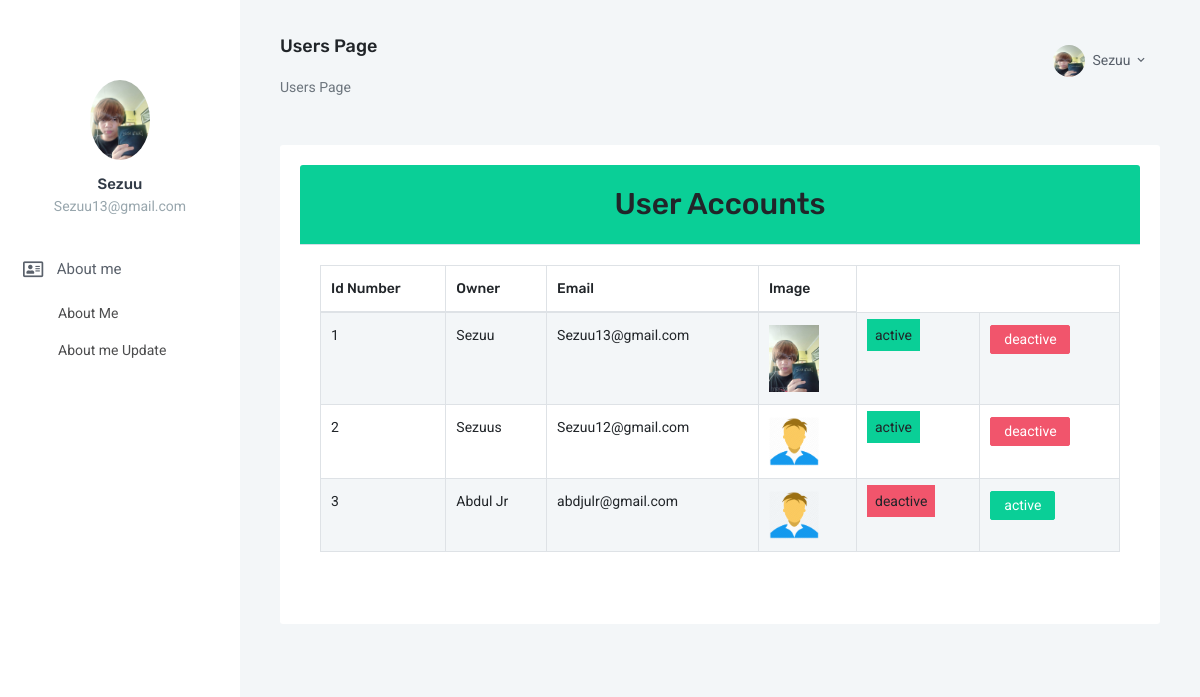
/admin/users.php (signed in), run on the app's committed database.
### tables this page shows
CREATE TABLE `users` (
  `id` int(3) NOT NULL,
  `fname` varchar(100) NOT NULL,
  `email` varchar(100) NOT NULL,
  `password` varchar(255) NOT NULL,
  `status` int(1) NOT NULL DEFAULT 1,
  `photo` varchar(100) NOT NULL DEFAULT 'default.png'
);

### admin/users.php (the view, shortened to what this page needs)
<?php
	require_once "db.php";
	$title = "Users Page";
	require_once "header.php";
	$user_found_query = "SELECT * FROM users";
	$user_found = $dbcon->query($user_found_query);
?>
<div class="card mb-3">
  <div class="card-header bg-success text-center"><h2>User Accounts</h2></div>
  <div class="card-body">
    <table id="example" class="table table-striped table-bordered" style="width:100%">
        <thead>
          <tr>
            <th>Id Number</th>
            <th>Owner</th>
            <th>Email</th>
            <th>Image</th>
          </tr>
        </thead>
        <tbody>
        <?php
        $serial = 1;
        foreach ($user_found as $row) {?>
          <tr>
            <td><?=$serial++?></td>
            <td><?=$row['fname']?></td>
            <td><?=$row['email']?></td>
            <td><img src="image/users/<?=$row['photo']?>" alt="" width='50'></td>
            <td><?=$row['status']==1?"<span class='bg-danger p-2'>deactive</span>":"<span class='bg-success p-2'>active</span>"?></td>
            <td>
                <?php
                if($row['status']==1){ ?>
                    <a class="btn btn-sm btn-success" href="active.php?id=<?php echo base64_encode($row['id']); ?>" >active</a>
                <?php }else{ ?>
               <a class="btn btn-sm btn-danger" href="deactive.php?id=<?php echo base64_encode($row['id']); ?>" >deactive</a>
            <?php   } ?>
            </td>
          </tr>
        <?php } ?>
      </tbody>
    </table>
  </div>

### admin/header.php (shortened to what this page needs)
<?php require_once "db.php"; ?>
<!doctype html>
<html lang="en">
<head>
        <link rel="stylesheet" href="https://cdnjs.cloudflare.com/ajax/libs/twitter-bootstrap/4.1.3/css/bootstrap.css">
        <link rel="stylesheet" href="https://cdn.datatables.net/1.10.20/css/dataTables.bootstrap4.min.css">
        <link href="assets/css/bootstrap.min.css" rel="stylesheet" type="text/css" />
        <link href="assets/css/icons.css" rel="stylesheet" type="text/css" />
        <link rel="stylesheet" href="../front_end_assets/css/fontawesome-all.min.css">
        <link href="assets/css/metismenu.min.css" rel="stylesheet" type="text/css" />
        <link href="assets/css/style.css" rel="stylesheet" type="text/css" />
    </head>
    <body>
        <div id="wrapper">
            <div class="left side-menu">
                <div class="slimscroll-menu" id="remove-scroll">
                    <div class="user-box">
                        <div class="user-img">
                <?php
                    $email_for_photo = $_SESSION['user_email'];
                    $query_for_photo = $dbcon->query( "SELECT photo FROM users WHERE email='$email_for_photo'");
                    $photo_from_db   = $query_for_photo -> fetch_assoc();
                 ?>
                            <img src="image/users/<?=$photo_from_db['photo']?>" alt="user-img" title="Mat Helme" class="rounded-circle img-fluid">
                        </div>
                        <h5><a href="#"><?= $_SESSION['user_name']?></a> </h5>
                        <p class="text-muted"><?=$_SESSION['user_email']?></p>
                    </div>
                    <div id="sidebar-menu">
                        <ul class="metismenu" id="side-menu">
                            <li>
                                <a href="javascript: void(0);"><i class="far fa-address-card"></i>  <span> About me </span></a>
                                <ul class="nav-second-level" aria-expanded="false">
                                    <li><a href="about_me_main.php">About Me</a></li>
                                    <li><a href="about_me.php">About me Update</a></li>
                                </ul>
                            </li>
                    </div>
                </div>
            </div>
            <div class="content-page">
                <div class="topbar">
                    <nav class="navbar-custom">
                        <ul class="list-unstyled topbar-right-menu float-right mb-0">
                            <li class="dropdown notification-list">
                                <a class="nav-link dropdown-toggle nav-user" data-toggle="dropdown" href="#" role="button"
                                   aria-haspopup="false" aria-expanded="false">
                                    <img src="image/users/<?=$photo_from_db['photo']?>" alt="user" class="rounded-circle"> <span class="ml-1"><?=$_SESSION['user_name']?> <i class="mdi mdi-chevron-down"></i> </span>
                                </a>
                            </li>
                        </ul>
                        <ul class="list-inline menu-left mb-0">
                            <li>
                                <h4 class="page-title-main"><?=$title?></h4>
                                <ol class="breadcrumb">
                                    <li class="breadcrumb-item active"><?=$title?></li>
                                </ol>
                            </li>
                        </ul>
                    </nav>
                </div>
                <div class="content">
                    <div class="container-fluid">
                        <div class="row">
                            <div class="col-12">
                                <div class="card-box">

### data on the page
users: photo (picture), fname "Sezuu", email "Sezuu13@gmail.com", status "active"
users: fname "Sezuus", email "Sezuu12@gmail.com", photo (placeholder picture), status "active"
users: fname "Abdul Jr", email "abdjulr@gmail.com", photo (placeholder picture), status "deactive"

### other printed values
$_SESSION['user_name'] "Sezuu"
$_SESSION['user_email'] "Sezuu13@gmail.com"
$title "Users Page"
